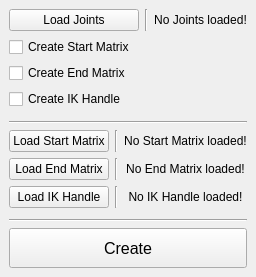
<?xml version="1.0" encoding="UTF-8"?>
<ui version="4.0">
 <class>MG_softIk_MainWindow</class>
 <widget class="QMainWindow" name="MG_softIk_MainWindow">
  <property name="geometry">
   <rect>
    <x>0</x>
    <y>0</y>
    <width>238</width>
    <height>277</height>
   </rect>
  </property>
  <property name="windowTitle">
   <string>MG_softIk</string>
  </property>
  <widget class="QWidget" name="centralwidget">
   <layout class="QVBoxLayout" name="verticalLayout">
    <item>
     <layout class="QGridLayout" name="gridLayout">
      <item row="0" column="1">
       <widget class="Line" name="line_2">
        <property name="orientation">
         <enum>Qt::Vertical</enum>
        </property>
       </widget>
      </item>
      <item row="3" column="0">
       <widget class="QCheckBox" name="ikHandle_checkBox">
        <property name="enabled">
         <bool>true</bool>
        </property>
        <property name="text">
         <string>Create IK Handle</string>
        </property>
        <property name="checked">
         <bool>false</bool>
        </property>
       </widget>
      </item>
      <item row="1" column="0">
       <widget class="QCheckBox" name="startMatrix_checkBox">
        <property name="enabled">
         <bool>true</bool>
        </property>
        <property name="text">
         <string>Create Start Matrix</string>
        </property>
        <property name="checked">
         <bool>false</bool>
        </property>
       </widget>
      </item>
      <item row="0" column="2">
       <widget class="QLabel" name="joints_label">
        <property name="text">
         <string>No Joints loaded!</string>
        </property>
        <property name="alignment">
         <set>Qt::AlignCenter</set>
        </property>
       </widget>
      </item>
      <item row="2" column="0">
       <widget class="QCheckBox" name="endMatrix_checkBox">
        <property name="enabled">
         <bool>true</bool>
        </property>
        <property name="text">
         <string>Create End Matrix</string>
        </property>
        <property name="checked">
         <bool>false</bool>
        </property>
       </widget>
      </item>
      <item row="0" column="0">
       <widget class="QPushButton" name="loadJoints_pushButton">
        <property name="sizePolicy">
         <sizepolicy hsizetype="Expanding" vsizetype="Expanding">
          <horstretch>0</horstretch>
          <verstretch>0</verstretch>
         </sizepolicy>
        </property>
        <property name="text">
         <string>Load Joints</string>
        </property>
       </widget>
      </item>
     </layout>
    </item>
    <item>
     <spacer name="verticalSpacer">
      <property name="orientation">
       <enum>Qt::Vertical</enum>
      </property>
      <property name="sizeHint" stdset="0">
       <size>
        <width>20</width>
        <height>1</height>
       </size>
      </property>
     </spacer>
    </item>
    <item>
     <widget class="Line" name="line_6">
      <property name="orientation">
       <enum>Qt::Horizontal</enum>
      </property>
     </widget>
    </item>
    <item>
     <layout class="QGridLayout" name="gridLayout_2">
      <item row="0" column="0">
       <widget class="QPushButton" name="loadStartMatrix_pushButton">
        <property name="sizePolicy">
         <sizepolicy hsizetype="Expanding" vsizetype="Expanding">
          <horstretch>0</horstretch>
          <verstretch>0</verstretch>
         </sizepolicy>
        </property>
        <property name="text">
         <string>Load Start Matrix</string>
        </property>
       </widget>
      </item>
      <item row="0" column="1">
       <widget class="Line" name="line_3">
        <property name="orientation">
         <enum>Qt::Vertical</enum>
        </property>
       </widget>
      </item>
      <item row="0" column="2">
       <widget class="QLabel" name="startMatrix_label">
        <property name="text">
         <string>No Start Matrix loaded!</string>
        </property>
        <property name="alignment">
         <set>Qt::AlignCenter</set>
        </property>
       </widget>
      </item>
      <item row="1" column="0">
       <widget class="QPushButton" name="loadEndMatrix_pushButton">
        <property name="sizePolicy">
         <sizepolicy hsizetype="Expanding" vsizetype="Expanding">
          <horstretch>0</horstretch>
          <verstretch>0</verstretch>
         </sizepolicy>
        </property>
        <property name="text">
         <string>Load End Matrix</string>
        </property>
       </widget>
      </item>
      <item row="1" column="1">
       <widget class="Line" name="line_4">
        <property name="orientation">
         <enum>Qt::Vertical</enum>
        </property>
       </widget>
      </item>
      <item row="1" column="2">
       <widget class="QLabel" name="endMatrix_label">
        <property name="text">
         <string>No End Matrix loaded!</string>
        </property>
        <property name="alignment">
         <set>Qt::AlignCenter</set>
        </property>
       </widget>
      </item>
      <item row="2" column="0">
       <widget class="QPushButton" name="loadIkHandle_pushButton">
        <property name="sizePolicy">
         <sizepolicy hsizetype="Expanding" vsizetype="Expanding">
          <horstretch>0</horstretch>
          <verstretch>0</verstretch>
         </sizepolicy>
        </property>
        <property name="text">
         <string>Load IK Handle</string>
        </property>
       </widget>
      </item>
      <item row="2" column="1">
       <widget class="Line" name="line_5">
        <property name="orientation">
         <enum>Qt::Vertical</enum>
        </property>
       </widget>
      </item>
      <item row="2" column="2">
       <widget class="QLabel" name="ikHandle_label">
        <property name="text">
         <string>No IK Handle loaded!</string>
        </property>
        <property name="alignment">
         <set>Qt::AlignCenter</set>
        </property>
       </widget>
      </item>
     </layout>
    </item>
    <item>
     <spacer name="verticalSpacer_2">
      <property name="orientation">
       <enum>Qt::Vertical</enum>
      </property>
      <property name="sizeHint" stdset="0">
       <size>
        <width>20</width>
        <height>2</height>
       </size>
      </property>
     </spacer>
    </item>
    <item>
     <widget class="Line" name="line">
      <property name="orientation">
       <enum>Qt::Horizontal</enum>
      </property>
     </widget>
    </item>
    <item>
     <widget class="QPushButton" name="create_pushButton">
      <property name="sizePolicy">
       <sizepolicy hsizetype="Expanding" vsizetype="MinimumExpanding">
        <horstretch>0</horstretch>
        <verstretch>0</verstretch>
       </sizepolicy>
      </property>
      <property name="minimumSize">
       <size>
        <width>0</width>
        <height>40</height>
       </size>
      </property>
      <property name="font">
       <font>
        <pointsize>12</pointsize>
       </font>
      </property>
      <property name="text">
       <string>Create</string>
      </property>
     </widget>
    </item>
   </layout>
  </widget>
 </widget>
 <resources/>
 <connections/>
</ui>
